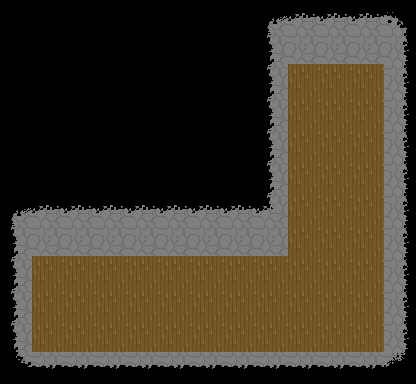

A level layout from a 2D game, rendered from its tile map. Below: a short description, then the map file with its tile-grid data intact:
An orthogonal 13x12 tile map with 32x32 px tiles, 2 tile layers (ground, Tile Layer 4), 2 hidden layers not drawn, 4 tilesets.

<map version="1.10" tiledversion="1.11.2" orientation="orthogonal" renderorder="right-down" width="13" height="12" tilewidth="32" tileheight="32" infinite="0" nextlayerid="5" nextobjectid="1">
 <editorsettings>
  <export target="../path1/path 1.csv" format="csv" />
 </editorsettings>
 <tileset firstgid="1" source="../../../rooms/room 2/stonetiles.tsx" />
 <tileset firstgid="10" source="../../../rooms/room 2/misc.tsx" />
 <tileset firstgid="17" source="../../../rooms/room 2/debug.tsx" />
 <tileset firstgid="17" source="../../../rooms/room 2/doors.tsx" />
 <layer id="1" name="ground" width="13" height="12">
  <data encoding="csv">
0,0,0,0,0,0,0,0,1,2,2,2,3,
0,0,0,0,0,0,0,0,4,5,5,5,6,
0,0,0,0,0,0,0,0,4,10,10,10,6,
0,0,0,0,0,0,0,0,4,10,10,10,6,
0,0,0,0,0,0,0,0,4,10,10,10,6,
0,0,0,0,0,0,0,0,4,10,10,10,6,
1,2,2,2,2,2,2,2,2,10,10,10,6,
4,5,5,5,5,5,5,5,5,10,10,10,6,
4,10,10,10,10,10,10,10,10,10,10,10,6,
4,10,10,10,10,10,10,10,10,10,10,10,6,
4,10,10,10,10,10,10,10,10,10,10,10,6,
7,8,8,8,8,8,8,8,8,8,8,8,9
</data>
 </layer>
 <layer id="4" name="Tile Layer 4" width="13" height="12">
  <data encoding="csv">
0,0,0,0,0,0,0,0,0,0,0,0,0,
0,0,0,0,0,0,0,0,0,0,0,0,0,
0,0,0,0,0,0,0,0,0,0,0,0,0,
0,0,0,0,0,0,0,0,0,0,0,0,0,
0,0,0,0,0,0,0,0,0,0,0,0,0,
0,0,0,0,0,0,0,0,0,0,0,0,0,
0,0,0,0,0,0,0,0,4,0,0,0,0,
0,0,0,0,0,0,0,0,0,0,0,0,0,
0,0,0,0,0,0,0,0,0,0,0,0,0,
0,0,0,0,0,0,0,0,0,0,0,0,0,
0,0,0,0,0,0,0,0,0,0,0,0,0,
0,0,0,0,0,0,0,0,0,0,0,0,0
</data>
 </layer>
 <layer id="2" name="objects" width="13" height="12" visible="0">
  <data encoding="csv">
0,0,0,0,0,0,0,0,0,0,0,0,0,
0,0,0,0,0,0,0,0,0,0,17,0,0,
0,0,0,0,0,0,0,0,0,0,0,0,0,
0,0,0,0,0,0,0,0,0,0,0,0,0,
0,0,0,0,0,0,0,0,0,0,0,0,0,
0,0,0,0,0,0,0,0,0,0,0,0,0,
0,0,0,0,0,0,0,0,0,0,0,0,0,
0,0,0,0,0,0,0,0,0,0,0,0,0,
0,0,0,0,0,0,0,0,0,0,0,0,0,
0,22,0,0,0,0,0,0,0,0,0,0,0,
0,0,0,0,0,0,0,0,0,0,0,0,0,
0,0,0,0,0,0,0,0,0,0,0,0,0
</data>
 </layer>
 <layer id="3" name="invisible" width="13" height="12" visible="0">
  <data encoding="csv">
0,0,0,0,0,0,0,0,0,0,0,0,0,
0,0,0,0,0,0,0,0,0,0,0,0,0,
0,0,0,0,0,0,0,0,0,0,0,0,0,
0,0,0,0,0,0,0,0,0,0,0,0,0,
0,0,0,0,0,0,0,0,0,0,0,0,0,
0,0,0,0,0,0,0,0,0,0,0,0,0,
0,0,0,0,0,0,0,0,0,0,0,0,0,
0,0,0,0,0,0,0,0,0,0,0,0,0,
0,0,0,0,0,0,0,0,0,0,0,0,0,
0,0,0,0,0,0,0,0,0,0,0,0,0,
0,0,0,0,0,0,0,0,0,0,0,0,0,
0,0,0,0,0,0,0,0,0,0,0,0,0
</data>
 </layer>
</map>
